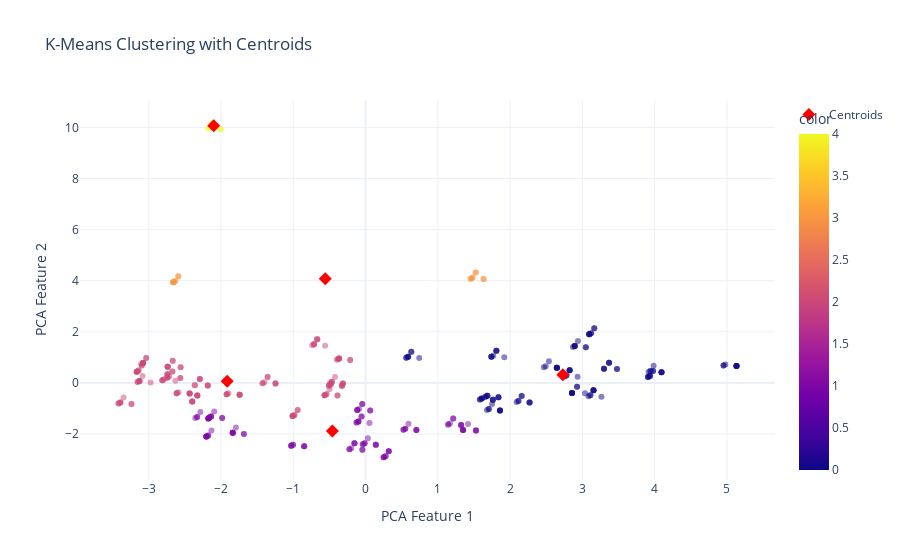

The cell this chart's notebook holds for it:
### Code cell
# Image will be displayed in the readme file as well
import plotly.express as px

# Scatter plot of data points
fig = px.scatter(x=pca_features[:, 0], y=pca_features[:, 1], color=cluster_labels, opacity=0.5, labels={'x': 'PCA Feature 1', 'y': 'PCA Feature 2'}, title='K-Means Clustering with Centroids', template='plotly_white')

# Scatter plot of centroids
fig.add_scatter(x=kmeans.cluster_centers_[:, 0], y=kmeans.cluster_centers_[:, 1], mode='markers', marker=dict(symbol='diamond', size=10, color='red'), name='Centroids')

fig.show()

### Figure 1 — Plotly figure (JSON) as saved in the notebook; plotly's stock layout.template omitted (floating-point values rounded to 4 significant figures; data arrays with more than 128 entries replaced by an {"elided": "..."} marker saying what was removed)
{"data": [{"hovertemplate": "PCA Feature 1=%{x}<br>PCA Feature 2=%{y}<br>color=%{marker.color}<extra></extra>", "legendgroup": "", "marker": {"color": {"elided": "400 int values"}, "coloraxis": "coloraxis", "opacity": 0.5, "symbol": "circle"}, "mode": "markers", "name": "", "orientation": "v", "showlegend": false, "type": "scatter", "x": {"elided": "400 float values"}, "xaxis": "x", "y": {"elided": "400 float values"}, "yaxis": "y"}, {"marker": {"color": "red", "size": 10, "symbol": "diamond"}, "mode": "markers", "name": "Centroids", "type": "scatter", "x": [2.729, -0.4597, -1.915, -0.5577, -2.102], "y": [0.3182, -1.882, 0.06427, 4.076, 10.07]}], "layout": {"coloraxis": {"colorbar": {"title": {"text": "color"}}, "colorscale": [[0, "#0d0887"], [0.1111, "#46039f"], [0.2222, "#7201a8"], [0.3333, "#9c179e"], [0.4444, "#bd3786"], [0.5556, "#d8576b"], [0.6667, "#ed7953"], [0.7778, "#fb9f3a"], [0.8889, "#fdca26"], [1, "#f0f921"]]}, "legend": {"tracegroupgap": 0}, "title": {"text": "K-Means Clustering with Centroids"}, "xaxis": {"anchor": "y", "domain": [0, 1], "title": {"text": "PCA Feature 1"}}, "yaxis": {"anchor": "x", "domain": [0, 1], "title": {"text": "PCA Feature 2"}}}}
